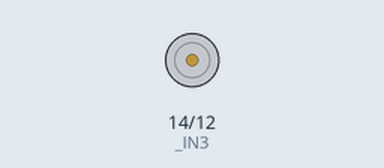
Recording of a sketch running on a simulated ESP32. Parts: motor-driver pin pairs drawn as motors (green arrow = first pin HIGH = forward, orange = second pin HIGH = backward, longer = more drive). What the sketch prints to the serial monitor is not drawn.

Above: at 2.5 s.
At 7.5 s:
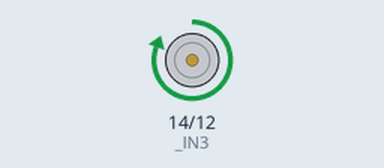
Timing chart, 0 to 13.0 s (numbered marks = the images above):
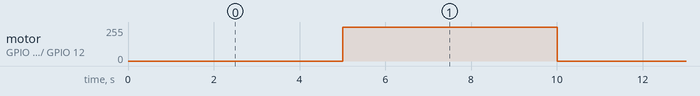

Measured:
- by itself, motor on GPIO 14 (_IN3) / GPIO 12 (_IN4): alternates forward 255/255 for 5.0 s and stopped for 5.0 s

The sketch:

Prueba_2_nucleos.ino
```cpp
/*
 * Programa para trabajar con dos nucleos
 */

TaskHandle_t Task1;   // Creamos dos variables, de la clase
TaskHandle_t Task2;   // "TaskHandle_t", para cada una de las tareas

// Declaracion de variables y constantes

int a = 0;
const int _IN4 = 12;
const int _IN3 = 14;
int duty = 0;


// Función que se va a ejecutar en el nucleo 0

void Tarea_Nucleo_0(void *pvParameters)
{
  // Lo metemos dentro de un while(1), para que
  // se ejecute de manera infinita

  while(1)
  {

    digitalWrite(_IN3, duty);
    Serial.print(duty);
    Serial.print("\n");
    delay(20);

  }

}


// Funcion que se va a ejecutar en el nucleo 1

void Tarea_Nucleo_1(void *pvParameters)
{

  while(1)
  {
    duty = 0;

    delay(5000);

    duty = 200;

    delay(5000);

  }
}


// Configuramos los nucleos

void configurar_Nucleos()
{

  Serial.begin(115200);
  xTaskCreatePinnedToCore(
    Tarea_Nucleo_0,
    "Task1",
    10000,
    NULL,
    0,
    &Task1,
    0);


  xTaskCreatePinnedToCore(
    Tarea_Nucleo_1,
    "Task2",
    10000,
    NULL,
    1,
    &Task2,
    1);
}


void setup() {
  // put your setup code here, to run once:
  configurar_Nucleos();

  pinMode(_IN4, OUTPUT);
  pinMode(_IN3, OUTPUT);
}


void loop() {
  // put your main code here, to run repeatedly:
}
```
